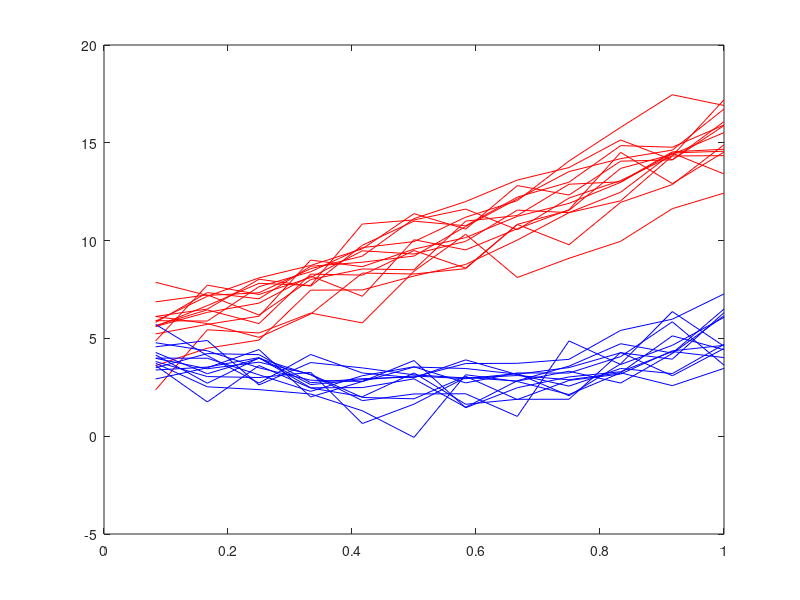

Recreate this plot in MATLAB.

 % generated xvar and y data ------------------- 
clear all
close all
nind=28;
nobs=12;
mu_beta1_true=[5,10,0]';
mu_beta2_true=[5,-10,10]';
tau_beta1_true=[0.5,0.5,0.5]';
tau_beta2_true=[0.1,0.1,0.1]';
pi1_true=.5;
pi2_true=.5;
sigsq1_true=0.5;
sigsq2_true=0.5;
xvar=linspace(1./nobs,1,nobs)';
%xvar=linspace(1,nobs,nobs)';
for j=1:nind
    if(j<15)
        beta_true(:,j)=normrnd(mu_beta1_true,sqrt(tau_beta1_true));
        funct_true(:,j)=beta_true(1,j)+beta_true(2,j)*xvar+beta_true(3,j)*xvar.^2;
        y(:,j)=funct_true(:,j)+normrnd(zeros(nobs,1),sqrt(sigsq1_true)*ones(nobs,1));
        
    else
         beta_true(:,j)=normrnd(mu_beta2_true,sqrt(tau_beta2_true));
        funct_true(:,j)=beta_true(1,j)+beta_true(2,j)*xvar+beta_true(3,j)*xvar.^2;
        y(:,j)=funct_true(:,j)+normrnd(zeros(nobs,1),sqrt(sigsq2_true)*ones(nobs,1));
                
    end
end
figure
plot(xvar,y(:,1:14),'r')
hold
plot(xvar,y(:,16:28),'b')